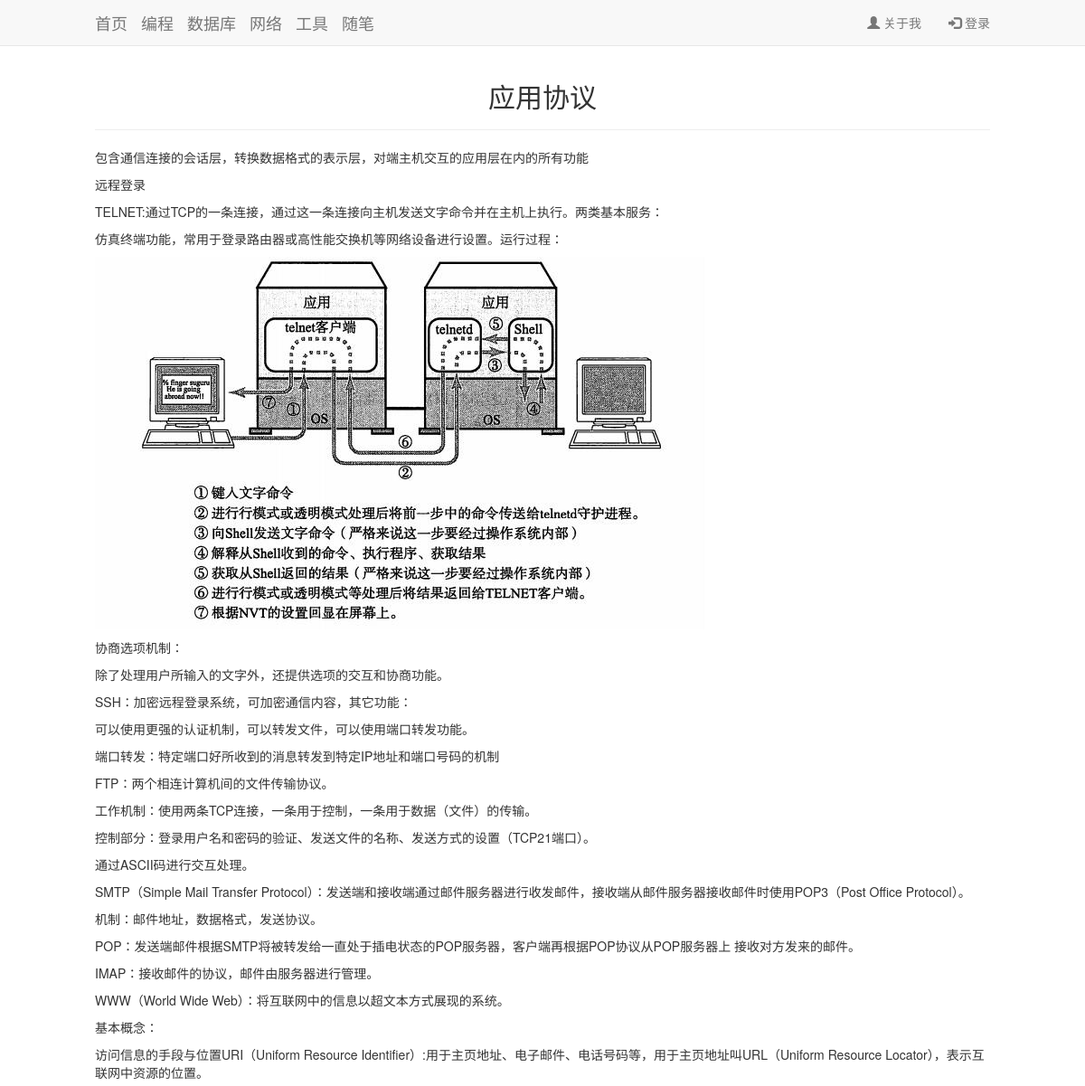
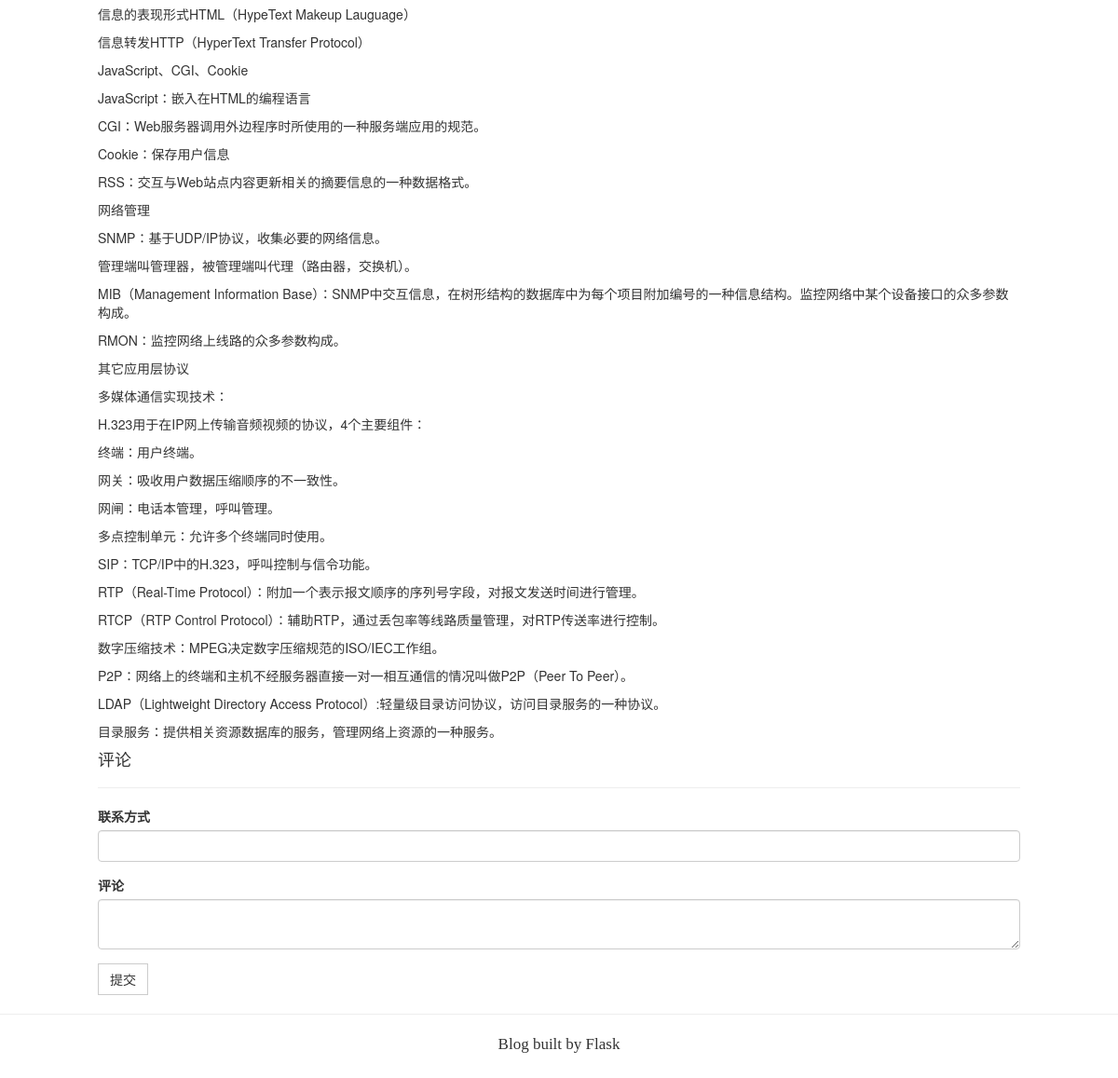
The page /post/12 on the database its author committed (2 pictures, top to bottom).
### app/models.py (models this page shows, shortened)
class Post(db.Model):
    __tablename__ = 'posts'
    id = db.Column(db.Integer, primary_key=True)
    head_pic = db.Column(db.Text, default='/static/pic/test3.jpg')
    body_pic = db.Column(db.Text)
    title = db.Column(db.Text)
    body = db.Column(db.Text)
    abstract = db.Column(db.Text)
    tag = db.Column(db.Text)
    timestamp = db.Column(db.DateTime, index=True, default=datetime.utcnow)
    comments = db.relationship('Comment', backref='role')

### app/main/view.py (the view)
@main.route('/post/<int:id>', methods=['GET', 'POST'])
def post(id):
    form = CommentForm()
    if form.validate_on_submit():
        comment = Comment(body=form.comment.data, connection=form.connect.data, post_id=id)
        db.session.add(comment)
        return redirect(url_for('main.post', id=id))
    post = Post.query.get_or_404(id)
    comments = Comment.query.filter_by(post_id=id).order_by(Comment.timestamp.desc()).all()
    return render_template('view_post.html', post=post, form=form, comments=comments)

### app/main/Forms.py
class CommentForm(FlaskForm):
    connect = StringField('联系方式')
    comment = TextAreaField('评论', validators=[Required()])
    submit = SubmitField('提交')

### app/templates/view_post.html (shortened to what this page needs)
{% extends "base.html" %}
{% import "bootstrap/wtf.html" as wtf %}
{% block body %}
    <div class="container">
        <div class="post">
            <h2 align="center">{{ post.title }}</h2>
            <hr>
            <p>{{ post.body | safe }}</p>
            <h4>评论</h4>
            <hr>
            {{ wtf.quick_form(form) }}
        </div>
    </div>
{% endblock %}

### app/static/css/customization.css (style rules this page uses)
body { padding-top: 70px; }
.btn { border-radius: 0px }
.container { padding-right: 90px; padding-left: 90px; margin-right: auto; margin-left: auto; }

### rows shown on the page
Post: title "应用协议", body "包含通信连接的会话层，转换数据格式的表示层，对端主机交互的应用层在内的所有功能 远程登录 TELNET:通过TCP的一条连接，通过这一条连接向主机发送文字命令并在主机上执行。两类基本服务： 仿真终端功能，常用于登录路由器或高性能交换机等网络设备进行设置。运行过程： 协商选项机制： 除了处理用户所输入的文字外，还提供选项的交互和协商功能。 SSH：加密远程登录系统，可加密通信内容，其它功能： 可以使用更强的认证机制，可以转发文件，可以使用端口转发功能。 端口转发：特定端口好所收到的消息转发到特定IP地址和端口号码的机制 FTP：两个相连计算机间的文件传输协议。 工作机制：使用两条TCP连接，一条用于控制，一条用于数据（文件）的传输。 控制部分：登录用户名和密码的验证、发送文件的名称、发送方式的设置（TCP21端口）。 通过ASCII码进行交互处理。 SMTP（Simple Mail Transfer Protocol）：发送端和接收端通过邮件服务器进行收发邮件，接收端从邮件服务器接收邮件时使用POP3（Post Office Protocol）。 机制：邮件地址，数据格式，发送协议。 POP：发送端邮件根据SMTP将被转发给一直处于插电状态的POP服务器，客户端再根据POP协议从POP服务器上 接收对方发来的邮件。 IMAP：接收邮件的协议，邮件由服务器进行管理。 WWW（World Wide Web）：将互联网中的信息以超文本方式展现的系统。 基本概念： 访问信息的手段与位置URI（Uniform Resource…", body (picture)
